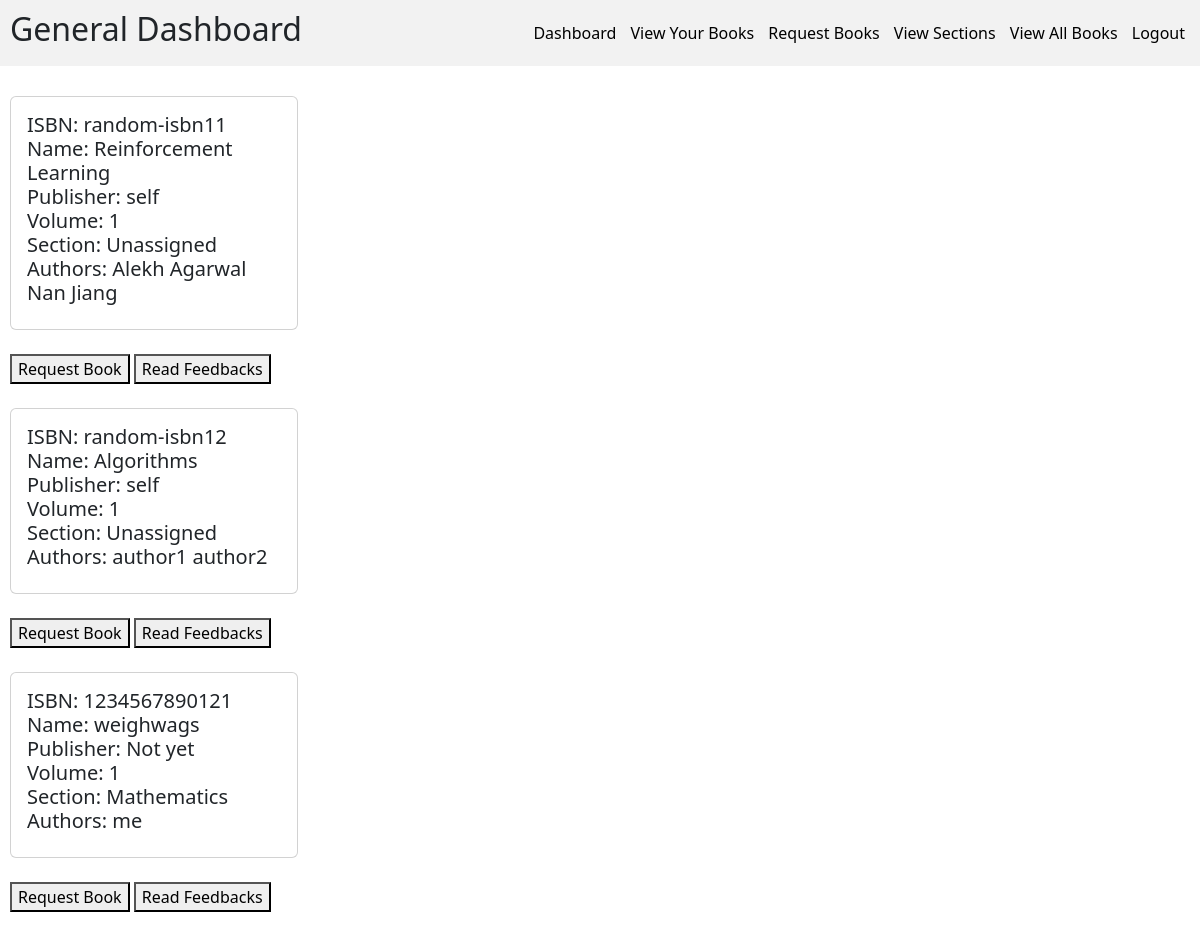
The page /requestBooks/search/ (signed in) on the database as committed earlier.
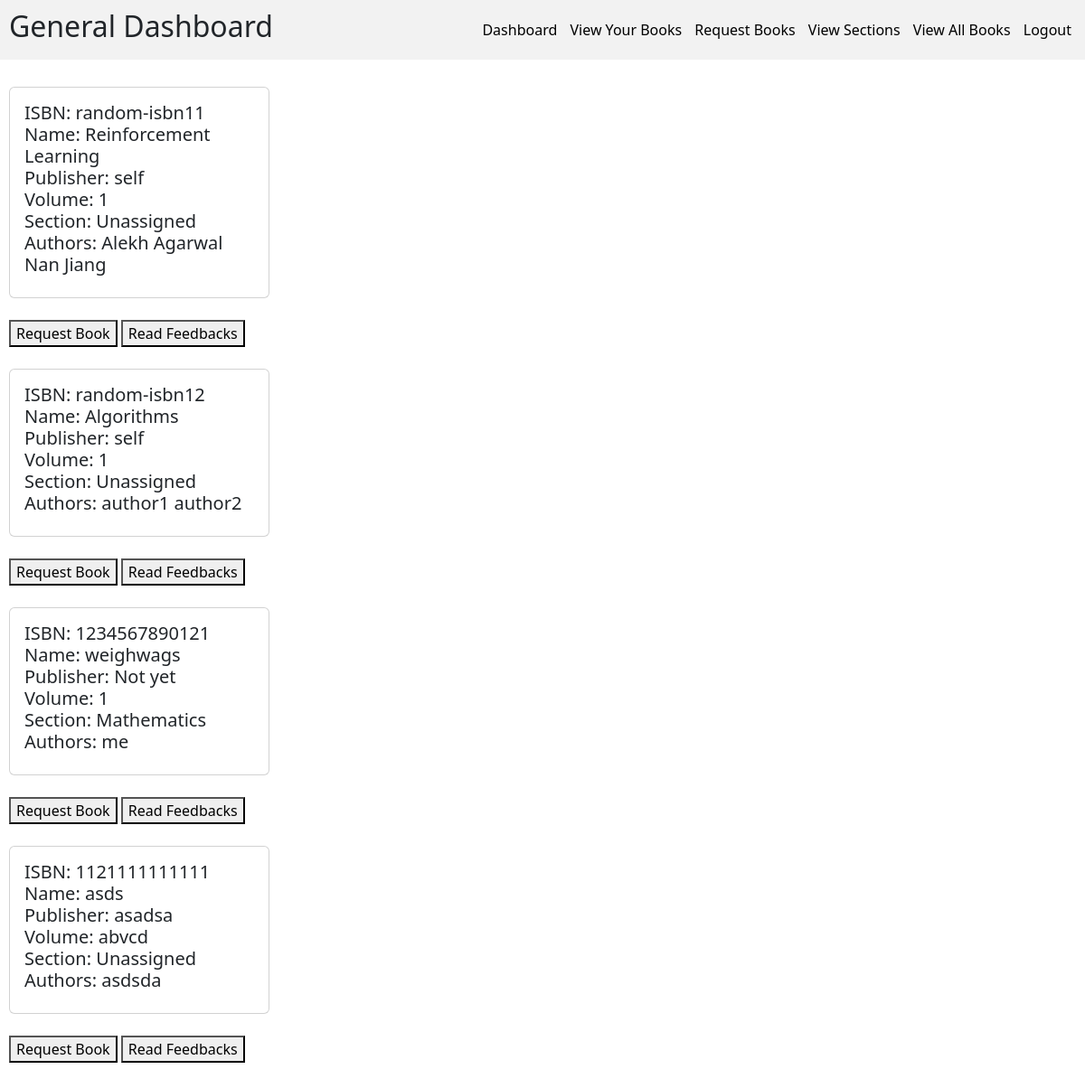
The same page on the database as committed later.
### models.py (models this page shows)
class BookModel(db.Model):
    __tablename__ = "book"
    id = Column(Integer, primary_key=True, autoincrement=True)
    isbn = Column(String(13), nullable=False, unique=True)
    name = Column(String(100), nullable=False)
    page_count = Column(Integer, nullable=False)
    content = Column(String, nullable=False)
    publisher = Column(String(100), nullable=False)
    volume = Column(Integer, nullable = False)
    section_id = Column(Integer, ForeignKey("section.id"), nullable=False)
    search_word = Column(String(500), nullable=False)
    price = Column(Integer, nullable=False)

class SectionModel(db.Model):
    __tablename__ = "section"
    id = Column(Integer, primary_key=True, autoincrement=True)
    name = Column(String(20), nullable=False, unique=True)
    date_created = Column(Date, nullable=False)
    description = Column(String(100), nullable=False)
    search_word = Column(String(150), nullable=False)

class BookAuthorModel(db.Model):
    __tablename__ = "book_author"
    book_id = Column(Integer, ForeignKey("book.id"), primary_key=True)
    author_name = Column(String(40), primary_key=True)
    search_word = Column(String(40), nullable=False)

### app.py (the view)
@app.route("/requestBooks/search/", methods=["GET"])
@login_required
def searchRequestBooks():
    book_authors = get_all_book_authors()
    search_word = request.args.get("search_word", default="")
    books = findBooks(search_word)
    user_info = UserInfoModel.query.filter_by(uid=current_user.id).first()
    if not user_info:
        flash("User info does not exist")
        return redirect("/")
    return render_template(
        "search_allBooks.html",
        books=books,
        book_authors=book_authors,
        role=user_info.role,
    )

### app.py (called while the page is built)
def raw(input: str) -> str:
    return input.lower().replace(" ", "")

def get_all_book_authors():
    return BookAuthorModel.query.all()

### blueprints/api.py (called while the page is built)
@login_manager.user_loader
def load_user(id):
    return UserLoginModel.query.get(id)

### templates/search_allBooks.html (shortened to what this page needs)
{% if role == "Librarian" %}
{% extends "librarianBase.html" %}
{% else %}
{% extends "generalBase.html" %}
{% endif %}
{% block content %}
<div>
    {% if not books: %}
    <h3>No matching Search results found!</h3>
    {% else %}
    {% for book in books: %}
    <div class="card" style="width: 18rem;">
        <div class="card-body">
            <h5>
                    ISBN: {{book.isbn}} <br>
                    Name: {{book.name}} <br>
                    Publisher: {{book.publisher}} <br>
                    Volume: {{book.volume}} <br>
                    Section: {{book.section_name}} <br>
                    Authors:
                    {% for book_author in book_authors %}
                        {% if book_author.book_id == book.id: %}
                        {{book_author.author_name}}
                        {% endif %}
                    {% endfor %}
        <br>
            </h5>
        </div>
    </div>
        <br>
        {% for issued_book_id in issued_book_ids if issued_book_id == book.id %}
        [Book already requested or issued] <br>
        {% else %}
        {% if role == "General" %}
        <a href="/requestBook?id={{book.id}}"><button>Request Book</button></a>
        {% endif %}
        <a href="/readFeedback?id={{book.id}}"><button>Read Feedbacks</button></a>
        <br>
        {% endfor %}
        <br>
    {% endfor %}
</div>
{% endif %}
{% endblock %}

Rows that differ between the two databases and show on the page:
added BookModel: isbn "1121111111111", name "asds", publisher "asadsa", volume "abvcd", section_name "Unassigned"
added BookAuthorModel: author_name "asdsda", shown under "1121111111111"
